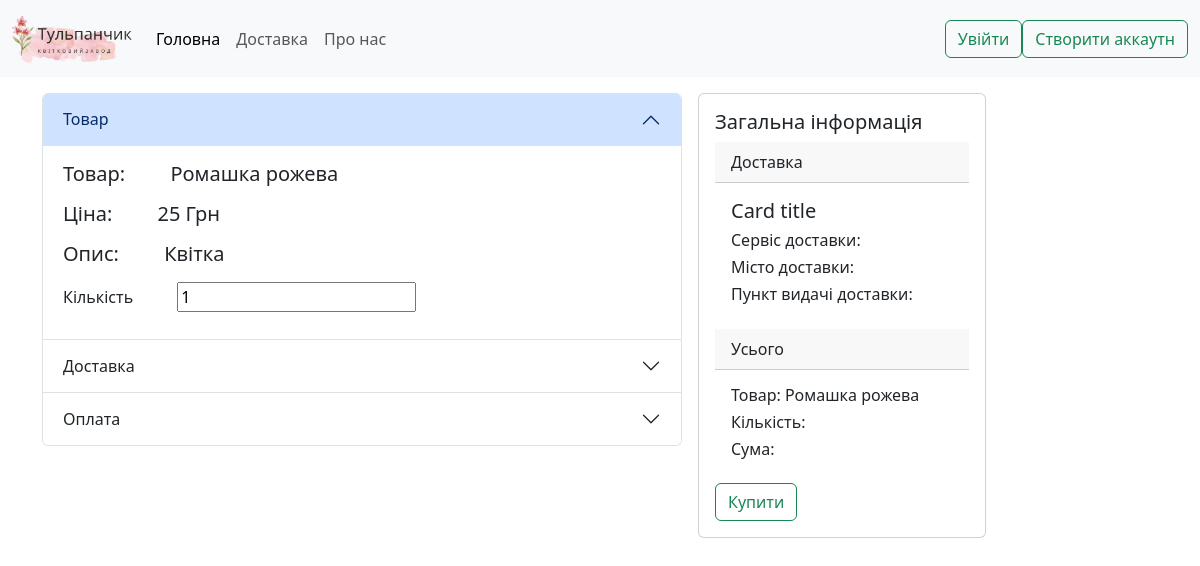
The page /checkout/2 on the database its author committed.
### modules/models.py (models this page shows)
class Chamomile(db.Model):
    id = db.Column(db.Integer, primary_key=True, nullable=False)
    name = db.Column(db.String, nullable=False)
    price = db.Column(db.Integer, nullable=False)
    description = db.Column(db.Text)
    type = db.Column(db.String, nullable=False)
    filters = db.Column(db.Text)
    pic_url = db.Column(db.String)
    stripe_price = db.Column(db.String, nullable=False)

### modules/routes.py (the view)
@app.route("/checkout/<id>")
def checkout(id):
    return render_template('checkout.html', product=Chamomile.query.get(int(id)))

### templates/checkout.html (shortened to what this page needs)
<!DOCTYPE html>
<html lang="en">
<head>
    <link href="https://cdn.jsdelivr.net/npm/bootstrap@5.3.0-alpha1/dist/css/bootstrap.min.css" rel="stylesheet"
>
    <link href="{{  url_for('static' , filename='styles.css') }}" rel="stylesheet">
</head>
<body onload="preparePage()">
<nav class="navbar navbar-expand-lg bg-body-tertiary">
  <div class="container-fluid">
        <a class="navbar-brand" href="/">
      <img src="{{ url_for('static' , filename='logo.png') }}" alt="Logo" class="d-inline-block align-text-top" width="120" height="50">
    </a>
    <div class="collapse navbar-collapse" id="navbarNav">
          <ul class="navbar-nav me-auto mb-2 mb-lg-0">
            <li class="nav-item">
              <a class="nav-link active" aria-current="page" href="/">Головна</a>
            </li>
            <li class="nav-item">
              <a class="nav-link" href="#">Доставка</a>
            </li>
            <li class="nav-item">
              <a class="nav-link">Про нас</a>
            </li>
          </ul>
        <div id="login_btn" class="nav-login">
            <a type="button" href="/accounts/signin" class="btn btn-outline-success">Увійти</a>
            <a type="button" href="/accounts/signup" class="btn btn-outline-success">Створити аккаутн</a>
        </div>
    </div>
  </div>
</nav>
<main class="container" style="display: flex;" onclick="changeAllInAll()">
    <div class="accordion" id="accordionExample" style=" margin-top: 2vh; width: 80vh;">
        <div class="accordion-item">
            <h2 class="accordion-header">
                <button class="accordion-button" type="button" data-bs-toggle="collapse" data-bs-target="#collapseOne"
                        aria-expanded="true" aria-controls="collapseOne">
                    Товар
                </button>
            </h2>
            <div id="collapseOne" class="accordion-collapse collapse show" data-bs-parent="#accordionExample">
                <div class="accordion-body">
                    <div>
                        <h5 style="margin-bottom: 2vh;">Товар: <span style="margin-left: 5vh;">{{ product.name }}</span>
                        </h5>
                        <h5 style="margin-bottom: 2vh;">Ціна: <span
                                style="margin-left: 5vh;"> {{ product.price }} Грн</span></h5>
                        <h5 style="margin-bottom: 2vh;">Опис: <span
                                style="margin-left: 5vh;">{{ product.description }}</span></h5>
                        <label for="count" class="form-label" style="margin-right:5vh;"><h6>Кількість</h6></label>
                        <input id="count" type="number" onchange="changeCount()" value="1" min="1">
                    </div>
                </div>
            </div>
        </div>
        <div class="accordion-item">
            <h2 class="accordion-header">
                <button class="accordion-button collapsed" type="button" data-bs-toggle="collapse"
                        data-bs-target="#collapseTwo" aria-expanded="false" aria-controls="collapseTwo">
                    Доставка
                </button>
            </h2>
        </div>
        <div class="accordion-item">
            <h2 class="accordion-header">
                <button class="accordion-button collapsed" type="button" data-bs-toggle="collapse"
                        data-bs-target="#collapseThree" aria-expanded="false" aria-controls="collapseThree">
                    Оплата
                </button>
            </h2>
        </div>
    </div>
    <div class="card" style="width: 18rem; margin: 2vh;">
        <div class="card-body">
            <h5 class="card-title">Загальна інформація</h5>
            <div class="card-header">Доставка</div>
            <div class="card-body">
                <h5 class="card-title">Card title</h5>
                <h6>Сервіс доставки: </h6>
                <h6>Місто доставки: </h6>
                <h6>Пункт видачі доставки: </h6>
            </div>
            <div class="card-header">Усього</div>
            <div class="card-body">
                <h6>Товар: <span id="productD">{{ product.name }}</span></h6>
                <h6>Кількість: </h6>
                <h6>Сума: </h6>
            </div>
            <button type="button" class="btn btn-outline-success"
                    onclick="GetPay('{{ product.id }}' ,'{{  url_for('static' , filename='mono.jpg') }}','{{ product.name }}')">
                Купити
            </button>
        </div>
    </div>
</main>
</body>
</html>

### static/styles.css (style rules this page uses)
.card { width: 18rem; }

### rows shown on the page
Chamomile: name "Ромашка рожева", price "25", description "Квітка"
